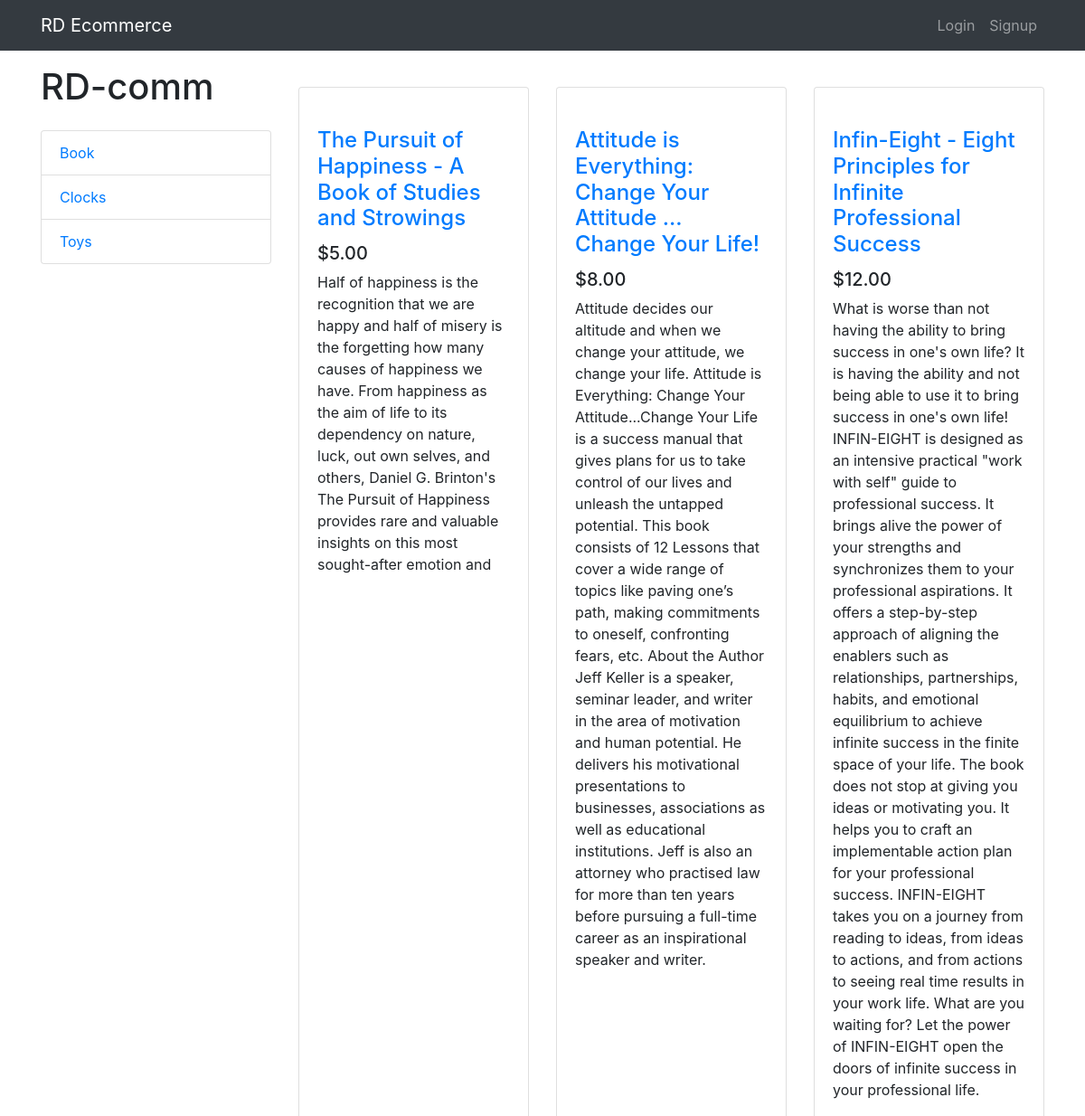
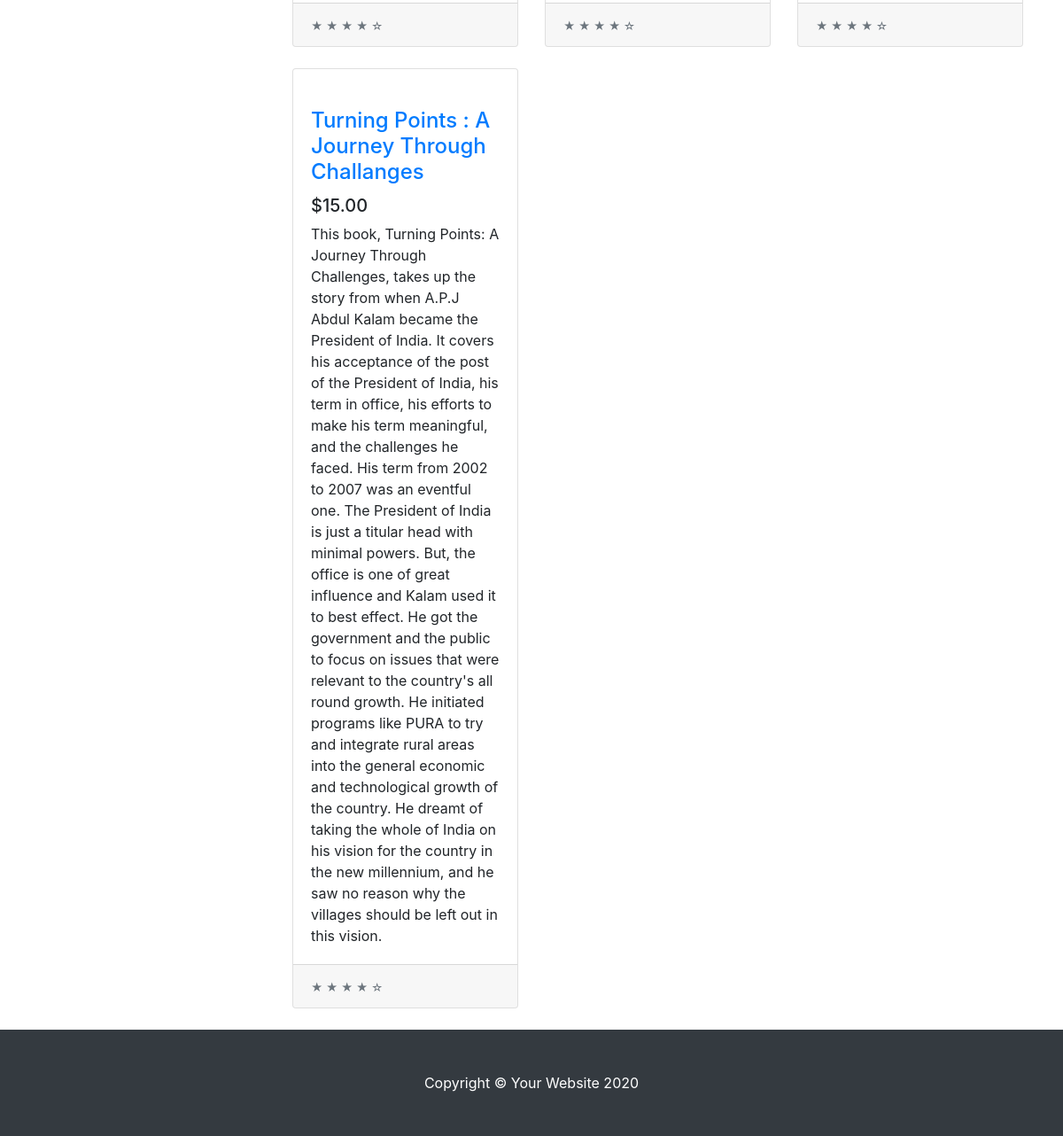
The page / on the database its author committed (2 pictures, top to bottom).
### products/models.py (models this page shows, shortened)
class Category(models.Model):
    name = models.CharField(max_length=200)
    class Meta:
        ordering = ['name']

class Product(models.Model):
    name = models.CharField(max_length=200)
    category = models.ForeignKey('Category', on_delete=models.CASCADE)
    description = models.TextField(max_length=2000, default='')
    photo = models.URLField(max_length=900, default='https://via.placeholder.com/300x400?text=No+photo')
    price = models.DecimalField(max_digits=10, decimal_places=2)
    slug = models.SlugField()
    def get_absolute_url(self):
        return reverse('products:product-detail', args=[str(self.id)])

### products/views.py (the view)
# urls.py: path('', views.product_list, name='product-list'),
def product_list(request):
    categories = Category.objects.all()
    products = Product.objects.filter(category__id=categories[0].id)
    context = {
        'products': products,
        'categories': categories,
    }
    return render(request, 'Homepage.html', context)

### templates/Homepage.html
{% extends "base.html" %}
{% block categorycontent %}
   {% for category in categories %}
        <a href="{% url 'products:prod-category' category_id=category.id %}" class="list-group-item"> {{ category.name }}</a>
    {% endfor %}
{% endblock %}
{% block content %}
 <br><br>
        <div class="row">
           {% for prod in products %}
              <div class="col-lg-4 col-md-6 mb-4">
                <div class="card h-100">
                  <a href="{{ prod.get_absolute_url }}"><img class="card-img-top" src={{ prod.photo }} alt=""></a>
                  <div class="card-body">
                    <h4 class="card-title">
                      <a href="{{ prod.get_absolute_url }}">{{ prod.name }}</a>
                    </h4>
                    <h5>${{ prod.price}}</h5>
                    <p class="card-text">{{ prod.description }}</p>
                  </div>
                  <div class="card-footer">
                    <small class="text-muted">&#9733; &#9733; &#9733; &#9733; &#9734;</small>
                  </div>
                </div>
              </div>
           {% endfor %}
        </div>
{% endblock %}

### rows shown on the page
Category: name "Book"
Category: name "Clocks"
Category: name "Toys"
Product: name "The Pursuit of Happiness - A Book of Studies and Strowings", price "5.00", description "Half of happiness is the recognition that we are happy and half of misery is the forgetting how many causes of happiness we have. From happiness as the aim of life to its dependency on nature, luck, out own selves, and others, Daniel G. Brinton's The Pursuit of Happiness provides rare and valuable insights on this most sought-after emotion and"
Product: name "Attitude is Everything: Change Your Attitude ... Change Your Life!", price "8.00", description "Attitude decides our altitude and when we change your attitude, we change your life. Attitude is Everything: Change Your Attitude...Change Your Life is a success manual that gives plans for us to take control of our lives and unleash the untapped potential. This book consists of 12 Lessons that cover a wide range of topics like paving one’s path, making commitments to oneself, confronting fears, etc. About the Author Jeff Keller is a speaker, seminar leader, and writer in the area of motivation and human potential. He delivers his motivational presentations to businesses, associations as well as educational institutions. Jeff is also an attorney who practised law for more than ten years…"
Product: name "Infin-Eight - Eight Principles for Infinite Professional Success", price "12.00", description "What is worse than not having the ability to bring success in one's own life? It is having the ability and not being able to use it to bring success in one's own life! INFIN-EIGHT is designed as an intensive practical \"work with self\" guide to professional success. It brings alive the power of your strengths and synchronizes them to your professional aspirations. It offers a step-by-step approach of aligning the enablers such as relationships, partnerships, habits, and emotional equilibrium to achieve infinite success in the finite space of your life. The book does not stop at giving you ideas or motivating you. It helps you to craft an implementable action plan for your professional…"
Product: name "Turning Points : A Journey Through Challanges", price "15.00", description "This book, Turning Points: A Journey Through Challenges, takes up the story from when A.P.J Abdul Kalam became the President of India. It covers his acceptance of the post of the President of India, his term in office, his efforts to make his term meaningful, and the challenges he faced. His term from 2002 to 2007 was an eventful one. The President of India is just a titular head with minimal powers. But, the office is one of great influence and Kalam used it to best effect. He got the government and the public to focus on issues that were relevant to the country's all round growth. He initiated programs like PURA to try and integrate rural areas into the general economic and technological…"
